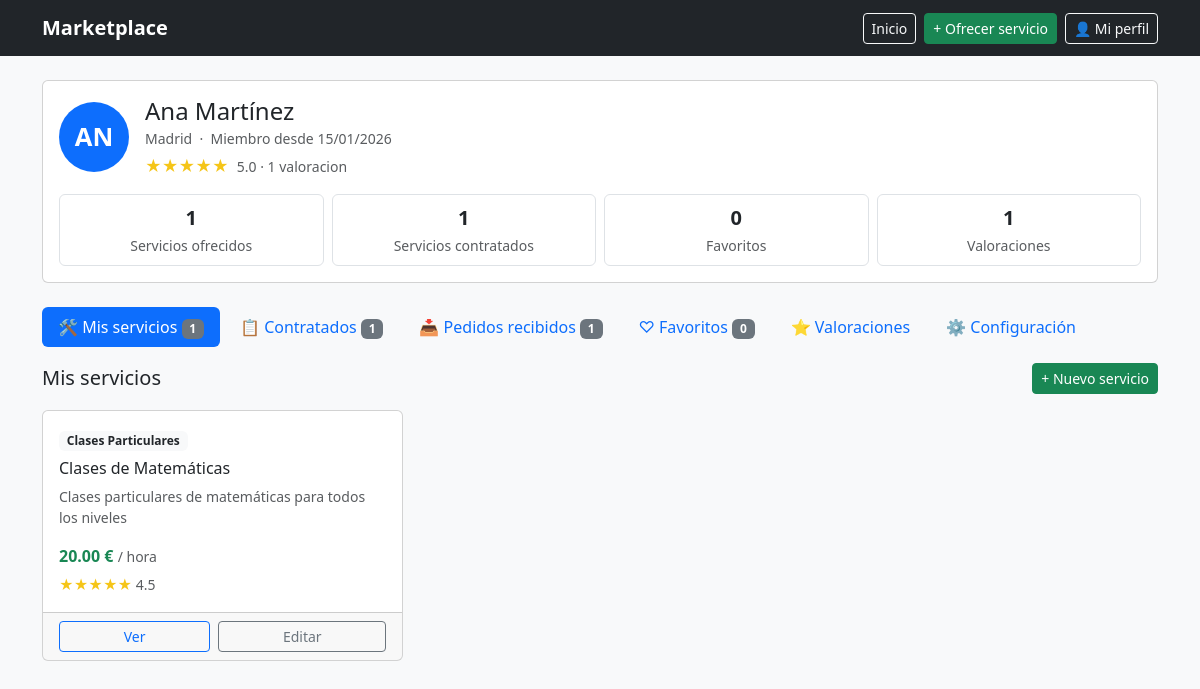
Page /vista/perfil.php (signed in) on the committed database.
### tables this page shows
CREATE TABLE `usuarios` (
  `id` int(11) NOT NULL,
  `nombre` varchar(100) NOT NULL,
  `email` varchar(100) NOT NULL,
  `contraseña_hash` varchar(255) NOT NULL,
  `ubicacion` varchar(150) DEFAULT NULL,
  `avatar_url` varchar(255) DEFAULT NULL,
  `es_administrador` tinyint(1) NOT NULL DEFAULT 0,
  `fecha_registro` datetime NOT NULL,
  `tiempo_respuesta` int(11) DEFAULT NULL
);

CREATE TABLE `servicios` (
  `id` int(11) NOT NULL,
  `prestador_id` int(11) NOT NULL,
  `categoria_id` int(11) NOT NULL,
  `titulo` varchar(200) NOT NULL,
  `descripcion` text NOT NULL,
  `precio` decimal(10,2) NOT NULL,
  `unidad_cobro` enum('hora','dia','trabajo','sesion','proyecto') NOT NULL DEFAULT 'trabajo',
  `duracion_estimada` varchar(50) DEFAULT NULL,
  `ubicacion` varchar(150) DEFAULT NULL,
  `latitud` decimal(10,7) DEFAULT NULL,
  `longitud` decimal(10,7) DEFAULT NULL,
  `tags` text DEFAULT NULL,
  `valoracion_media` decimal(2,1) DEFAULT 0.0,
  `fecha_publicacion` datetime NOT NULL,
  `fecha_actualizacion` datetime DEFAULT NULL,
  `activo` tinyint(1) NOT NULL DEFAULT 1
);

CREATE TABLE `categorias_servicio` (
  `id` int(11) NOT NULL,
  `nombre` varchar(100) NOT NULL,
  `descripcion` text DEFAULT NULL,
  `slug` varchar(100) NOT NULL,
  `fecha_creacion` datetime NOT NULL
);

### controladores/perfilController.php (called while the page is built, shortened)
<?php
require_once __DIR__ . '/../modelo/perfilModelo.php';
class PerfilController {
    private PerfilModelo $modelo;
    public function __construct(PDO $conexion) {
        $this->modelo = new PerfilModelo($conexion);
    }
    public function mostrarPerfil(int $idUsuario): void {
        $usuario            = $this->modelo->getUsuario($idUsuario);
        $serviciosOfrecidos = $this->modelo->getServiciosOfrecidos($idUsuario);
        $contratosCliente   = $this->modelo->getContratosComoCliente($idUsuario);
        $contratosPrestador = $this->modelo->getContratosComoPrestador($idUsuario);
        $favoritos          = $this->modelo->getFavoritos($idUsuario);
        $valoraciones       = $this->modelo->getValoracionesRecibidas($idUsuario);
        $valoracionMedia    = $this->modelo->getValoracionMedia($idUsuario);
        require __DIR__ . '/../vista/perfilVista.php';
    }
}

### modelo/perfilModelo.php (called while the page is built, shortened)
<?php
class PerfilModelo {
    private PDO $conexion;
    public function __construct(PDO $conexion) {
        $this->conexion = $conexion;
    }
    public function getUsuario(int $id): array|false {
        $stmt = $this->conexion->prepare(
            "SELECT id, nombre, email, ubicacion, avatar_url,
                    es_administrador, fecha_registro, tiempo_respuesta
             FROM usuarios WHERE id = ?"
        );
        $stmt->execute([$id]);
        return $stmt->fetch();
    }
    public function getServiciosOfrecidos(int $idUsuario): array {
        $stmt = $this->conexion->prepare(
            "SELECT s.id, s.titulo, s.descripcion, s.precio, s.unidad_cobro,
                    s.valoracion_media, s.activo, s.fecha_publicacion,
                    c.nombre AS categoria
             FROM servicios s
             JOIN categorias_servicio c ON s.categoria_id = c.id
             WHERE s.prestador_id = ? AND s.activo = 1
             ORDER BY s.fecha_publicacion DESC"
        );
        $stmt->execute([$idUsuario]);
        return $stmt->fetchAll();
    }
    public function getContratosComoCliente(int $idUsuario): array {
        $stmt = $this->conexion->prepare(
            "SELECT co.id, co.servicio_id, co.precio_acordado, co.estado,
                    co.fecha_contrato, co.fecha_servicio,
                    s.titulo, s.precio, s.unidad_cobro,
                    u.nombre AS prestador,
                    v.id     AS reseña_id
             FROM contratos co
             JOIN servicios s ON co.servicio_id = s.id
             JOIN usuarios  u ON s.prestador_id = u.id
             LEFT JOIN valoraciones v ON v.contrato_id = co.id AND v.revisor_id = co.cliente_id
             WHERE co.cliente_id = ?
             ORDER BY co.fecha_contrato DESC"
        );
        $stmt->execute([$idUsuario]);
        return $stmt->fetchAll();
    }
    public function getContratosComoPrestador(int $idUsuario): array {
        $stmt = $this->conexion->prepare(
            "SELECT co.id, co.servicio_id, co.precio_acordado, co.estado,
                    co.fecha_contrato, co.fecha_servicio,
                    s.titulo, s.unidad_cobro,
                    u.nombre AS cliente
             FROM contratos co
             JOIN servicios s ON co.servicio_id = s.id
             JOIN usuarios  u ON co.cliente_id  = u.id
             WHERE s.prestador_id = ?
             ORDER BY co.fecha_contrato DESC"
        );
        $stmt->execute([$idUsuario]);
        return $stmt->fetchAll();
    }
    public function getFavoritos(int $idUsuario): array {
        $stmt = $this->conexion->prepare(
            "SELECT s.id, s.titulo, s.precio, s.unidad_cobro, s.activo,
                    u.nombre AS prestador,
                    f.fecha_agregado
             FROM favoritos f
             JOIN servicios s ON f.servicio_id  = s.id
             JOIN usuarios  u ON s.prestador_id = u.id
             WHERE f.usuario_id = ?
             ORDER BY f.fecha_agregado DESC"
        );
        $stmt->execute([$idUsuario]);
        return $stmt->fetchAll();
    }
    public function getValoracionesRecibidas(int $idUsuario): array {
        $stmt = $this->conexion->prepare(
            "SELECT v.id, v.puntuacion, v.comentario, v.fecha,
                    u.nombre     AS autor,
                    u.avatar_url AS autor_avatar,
                    s.titulo     AS servicio
             FROM valoraciones v
             JOIN usuarios   u  ON v.revisor_id   = u.id
             JOIN contratos co  ON v.contrato_id  = co.id
             JOIN servicios  s  ON co.servicio_id = s.id
             WHERE v.revisado_id = ?
             ORDER BY v.fecha DESC"
        );
        $stmt->execute([$idUsuario]);
        return $stmt->fetchAll();
    }
    public function getValoracionMedia(int $idUsuario): array {
        $stmt = $this->conexion->prepare(
            "SELECT ROUND(AVG(puntuacion), 1) AS media,
                    COUNT(*)                  AS total
             FROM valoraciones
             WHERE revisado_id = ?"
        );
        $stmt->execute([$idUsuario]);
        $row = $stmt->fetch();
        return [
            'media' => $row['media'] !== null ? (float) $row['media'] : 0.0,
            'total' => (int) ($row['total'] ?? 0),
        ];
    }
}

### vista/perfilVista.php (the view, shortened to what this page needs)
<!DOCTYPE html>
<html lang="es">
<head>
    <link href="https://cdn.jsdelivr.net/npm/bootstrap@5.3.2/dist/css/bootstrap.min.css" rel="stylesheet">
</head>
<body class="bg-light">
<nav class="navbar navbar-expand-lg navbar-dark bg-dark">
    <div class="container">
        <a class="navbar-brand fw-bold" href="home.php">Marketplace</a>
        <div class="d-flex gap-2">
            <a href="home.php"             class="btn btn-outline-light btn-sm">Inicio</a>
            <a href="subirServicio.php"     class="btn btn-success btn-sm">+ Ofrecer servicio</a>
            <a href="perfil.php"           class="btn btn-outline-light btn-sm">👤 Mi perfil</a>
        </div>
    </div>
</nav>
<div class="container mt-4">
    <div class="card mb-4">
        <div class="card-body">
            <div class="d-flex align-items-center gap-3 mb-3">
                <div class="avatar-circulo">
                    <?php echo strtoupper(substr($usuario['nombre'], 0, 2)); ?>
                </div>
                <div>
                    <h4 class="mb-0"><?php echo htmlspecialchars($usuario['nombre']); ?></h4>
                    <small class="text-muted">
                        <?php echo htmlspecialchars($usuario['ubicacion'] ?? ''); ?>
                        &nbsp;·&nbsp;
                        Miembro desde <?php echo date('d/m/Y', strtotime($usuario['fecha_registro'])); ?>
                    </small>
                    <?php if ($valoracionMedia['total'] > 0): ?>
                        <div class="mt-1">
                            <span class="estrellas"><?php echo str_repeat('★', round($valoracionMedia['media'])) . str_repeat('☆', 5 - round($valoracionMedia['media'])); ?></span>
                            <small class="text-muted ms-1">
                                <?php echo number_format($valoracionMedia['media'], 1); ?> · <?php echo $valoracionMedia['total']; ?> valoracion<?php echo $valoracionMedia['total'] !== 1 ? 'es' : ''; ?>
                            </small>
                        </div>
                    <?php endif; ?>
                </div>
            </div>
            <div class="row text-center g-2">
                <div class="col-6 col-md-3">
                    <div class="border rounded p-2">
                        <div class="fw-bold fs-5"><?php echo count($serviciosOfrecidos); ?></div>
                        <small class="text-muted">Servicios ofrecidos</small>
                    </div>
                </div>
                <div class="col-6 col-md-3">
                    <div class="border rounded p-2">
                        <div class="fw-bold fs-5"><?php echo count($contratosCliente); ?></div>
                        <small class="text-muted">Servicios contratados</small>
                    </div>
                </div>
                <div class="col-6 col-md-3">
                    <div class="border rounded p-2">
                        <div class="fw-bold fs-5"><?php echo count($favoritos); ?></div>
                        <small class="text-muted">Favoritos</small>
                    </div>
                </div>
                <div class="col-6 col-md-3">
                    <div class="border rounded p-2">
                        <div class="fw-bold fs-5"><?php echo count($valoraciones); ?></div>
                        <small class="text-muted">Valoraciones</small>
                    </div>
                </div>
            </div>
        </div>
    </div>
    <?php $tabActiva = $_GET['tab'] ?? 'servicios'; ?>
    <ul class="nav nav-pills mb-3 flex-wrap gap-1">
        <li class="nav-item">
            <a class="nav-link <?php echo $tabActiva === 'servicios'     ? 'active' : ''; ?>" href="?tab=servicios">
                🛠️ Mis servicios
                <span class="badge bg-secondary"><?php echo count($serviciosOfrecidos); ?></span>
            </a>
        </li>
        <li class="nav-item">
            <a class="nav-link <?php echo $tabActiva === 'contratados'   ? 'active' : ''; ?>" href="?tab=contratados">
                📋 Contratados
                <span class="badge bg-secondary"><?php echo count($contratosCliente); ?></span>
            </a>
        </li>
        <li class="nav-item">
            <a class="nav-link <?php echo $tabActiva === 'recibidos'     ? 'active' : ''; ?>" href="?tab=recibidos">
                📥 Pedidos recibidos
                <span class="badge bg-secondary"><?php echo count($contratosPrestador); ?></span>
            </a>
        </li>
        <li class="nav-item">
            <a class="nav-link <?php echo $tabActiva === 'favoritos'     ? 'active' : ''; ?>" href="?tab=favoritos">
                ♡ Favoritos
                <span class="badge bg-secondary"><?php echo count($favoritos); ?></span>
            </a>
        </li>
        <li class="nav-item">
            <a class="nav-link <?php echo $tabActiva === 'valoraciones'  ? 'active' : ''; ?>" href="?tab=valoraciones">
                ⭐ Valoraciones
            </a>
        </li>
        <li class="nav-item">
            <a class="nav-link <?php echo $tabActiva === 'configuracion' ? 'active' : ''; ?>" href="?tab=configuracion">
                ⚙️ Configuración
            </a>
        </li>
    </ul>
    <?php if ($tabActiva === 'servicios'): ?>
        <div class="d-flex justify-content-between align-items-center mb-3">
            <h5 class="mb-0">Mis servicios</h5>
            <a href="subirServicio.php" class="btn btn-success btn-sm">+ Nuevo servicio</a>
        </div>
        <?php if (empty($serviciosOfrecidos)): ?>
            <div class="alert alert-secondary text-center">
                No tienes ningún servicio publicado.
                <a href="subirServicio.php">¡Publica el primero!</a>
            </div>
        <?php else: ?>
            <div class="row g-3">
                <?php foreach ($serviciosOfrecidos as $s): ?>
                    <div class="col-md-4">
                        <div class="card h-100">
                            <div class="card-body">
                                <span class="badge bg-light text-dark mb-2"><?php echo htmlspecialchars($s['categoria']); ?></span>
                                <h6 class="card-title"><?php echo htmlspecialchars($s['titulo']); ?></h6>
                                <p class="card-text text-muted small"><?php echo htmlspecialchars($s['descripcion']); ?></p>
                                <p class="fw-bold text-success mb-1">
                                    <?php echo number_format($s['precio'], 2); ?> €
                                    <small class="text-muted fw-normal">/ <?php echo $s['unidad_cobro']; ?></small>
                                </p>
                                <?php if ($s['valoracion_media'] > 0): ?>
                                    <span class="estrellas small">
                                        <?php echo str_repeat('★', round($s['valoracion_media'])) . str_repeat('☆', 5 - round($s['valoracion_media'])); ?>
                                    </span>
                                    <small class="text-muted"><?php echo number_format($s['valoracion_media'], 1); ?></small>
                                <?php endif; ?>
                            </div>
                            <div class="card-footer d-flex gap-2">
                                <a href="servicio.php?id=<?php echo $s['id']; ?>" class="btn btn-outline-primary btn-sm flex-fill">Ver</a>
                                <a href="editarServicio.php?id=<?php echo $s['id']; ?>" class="btn btn-outline-secondary btn-sm flex-fill">Editar</a>
                            </div>
                        </div>
                    </div>
                <?php endforeach; ?>
            </div>
        <?php endif; ?>
    <?php endif; ?>
</div>
</body>
</html>

### vista/perfilVista.php (style rules this page uses)
.avatar-circulo { width: 70px; height: 70px; border-radius: 50%; background-color: #0d6efd; color: #fff; font-size: 1.6rem; font-weight: bold; display: flex; align-items: center; justify-content: center; }
.nav-pills .nav-link.active { background-color: #0d6efd; }
.estrellas { color: #f5c518; }

### rows in the picture
usuarios: nombre "AN", nombre "Ana Martínez", ubicacion "Madrid", fecha_registro "15/01/2026"
servicios: categoria.nombre "Clases Particulares", titulo "Clases de Matemáticas", descripcion "Clases particulares de matemáticas para todos los niveles", precio "20.00", unidad_cobro "hora", valoracion_media "★★★★★", valoracion_media "4.5"

### other values in the picture
str_repeat('★', round($valoracionMedia['media'])) "★★★★★"
$valoracionMedia['media'] "5.0"
$valoracionMedia['total'] "1"
count($serviciosOfrecidos) "1"
count($contratosCliente) "1"
count($favoritos) "0"
count($valoraciones) "1"
count($contratosPrestador) "1"
